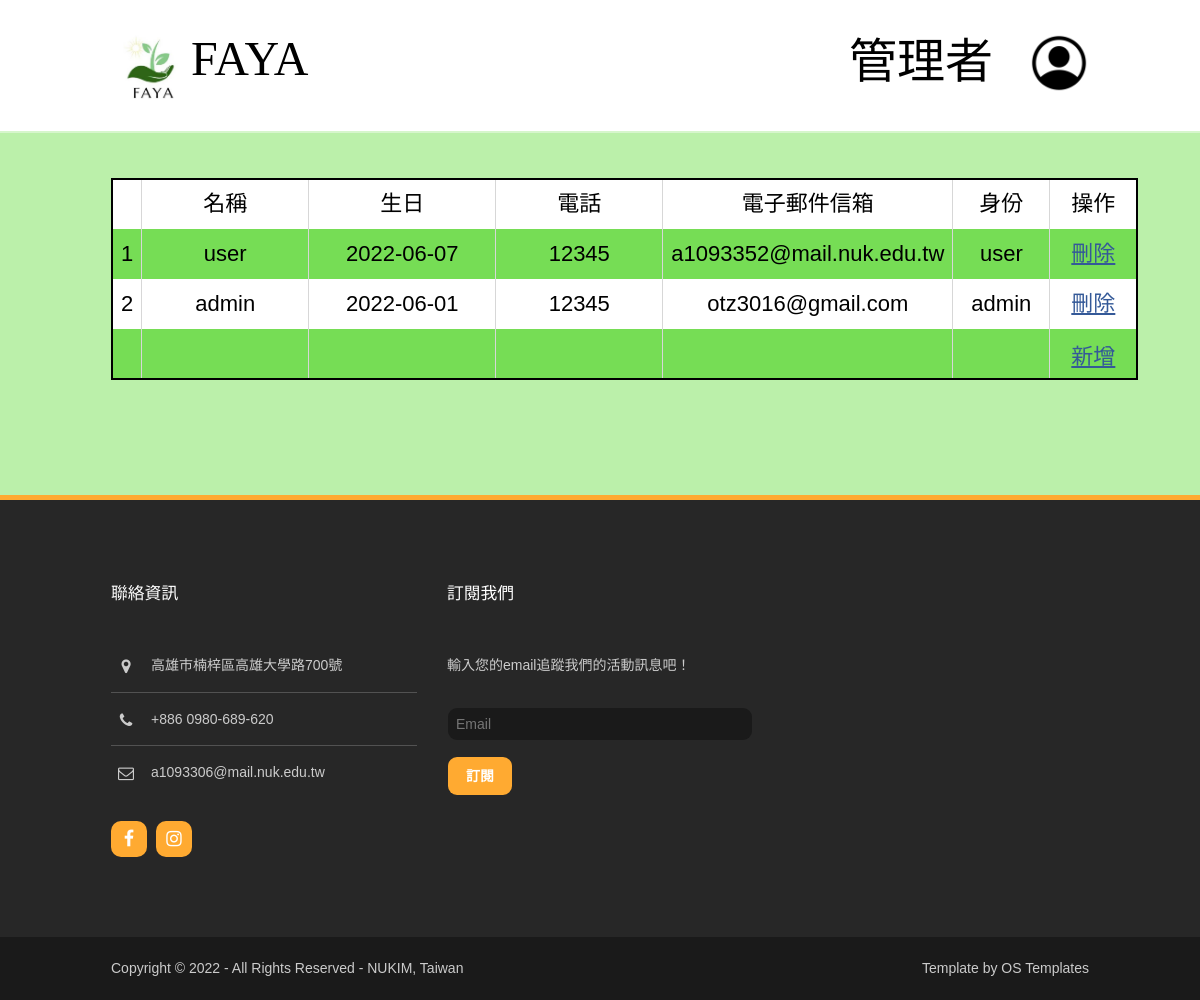
The page /final/accountManagement.php on the database its author committed.
### tables this page shows
CREATE TABLE `user` (
  `uNo` int(10) NOT NULL,
  `uName` varchar(20) NOT NULL,
  `birthday` date NOT NULL,
  `tel` varchar(10) NOT NULL,
  `email` varchar(50) NOT NULL,
  `uPwd` varchar(20) NOT NULL,
  `uRole` varchar(10) NOT NULL,
  `uPhoto` varchar(100) NOT NULL
);

### final/accountManagement.php (the view, shortened to what this page needs)
<!DOCTYPE html>
<html>
<head>
<link href="layout/styles/layout.css" rel="stylesheet" type="text/css" media="all">
</head>
<body id="top">
<div  style="background:linear-gradient(180deg, #FFFFFF 0%, #FFFFFF 131px,#bbf0aa 131px,  #bbf0aa 100%);">
  <div class="wrapper row1">
    <header id="header" class="hoc clear">
      <div id="logo" class="fl_left">
        <h1 class="heading"><a href="#"><img src="img/FAYA_logo2.jpg" style="width:80px; height: 80px;"><font color="black" size="7">FAYA</font></a></h1>
      </div>
      <div class ="fl_right">
        <br/>
        <h1 class="heading"><font color="black" size="7">管理者&nbsp&nbsp&nbsp</font><a href="admin.php"><img class="heading" src="img/profile.png" style="width:60px; height: 60px;"></a></h1>
    </div>
    </header>
  </div>
      <br/><br/>
      <div class="hoc">
      <?php
        require("DBconnected.php");
        $SQL="SELECT * FROM user";
        if ($result=mysqli_query($link, $SQL)){
            echo "<table border='1' style='border:2px #000000 solid;' cellpadding='5'>";
            echo "<td class='tdBlack'></td>";
            echo "<td class='tdBlack'>名稱</td>";
            echo "<td class='tdBlack'>生日</td>";
            echo "<td class='tdBlack'>電話</td>";
            echo "<td class='tdBlack'>電子郵件信箱</td>";
            echo "<td class='tdBlack'>身份</td>";
            echo "<td class='tdBlack'>操作</td>";
            $i = 1;
            while($row=mysqli_fetch_assoc($result)){
                echo "<tr>";
                echo "<td class='tdBlack'>".($i++)."</td>";
                echo "<td class='tdBlack'>".$row["uName"]."</td>";
                echo "<td class='tdBlack'>".$row["birthday"]."</td>";
                echo "<td class='tdBlack'>".$row["tel"]."</td>";
                echo "<td class='tdBlack'>".$row["email"]."</td>";
                echo "<td class='tdBlack'>".$row["uRole"]."</td>";
                echo "<td class='tdBlack'><a href='deleteUser.php?uNo=".$row["uNo"]."'' style='color: #345998;width:15%;'><u>刪除</u></a></td>";
                echo "</tr>";
            }
            echo "<form action='addUser.php' method = 'post' style = 'width: 100%;' enctype = 'multipart/form-data'>";
            echo "<tr>
                <td></td>
                <td class='tdBlack'><input type='text' class='input1' style='width: 150px;' name='uName' required></td>
                <td class='tdBlack'><input type='text' class='input1' style='width: 170px;' name='birthday' onfocus=(this.type='date') id='date'></td>
                <td class='tdBlack'><input type='text' class='input1' style='width: 150px;' name='tel' required></td>
                <td class='tdBlack'><input type='text' class='input1' style='width: 220px;' name='email' required></td>
                <td class='tdBlack'><input type='text' class='input1' style='width: 80px;' name='uRole' required></td>
                <td class='tdBlack'><button type='submit' style='width:70px;color: #345998; border:0;background-color: rgba(0, 0, 0, 0);cursor:pointer;'><u>新增</u></button></td></tr>";
            echo "</table>";
        }
    ?>
    </div>
    <div class="inspace-50"></div>
  </div>
<div class="wrapper row4">
  <footer id="footer" class="hoc clear">
    <div class="one_third first">
      <h6 class="heading">聯絡資訊</h6>
      <ul class="nospace btmspace-30 linklist contact">
        <li><i class="fa fa-map-marker"></i>
          <address>
          高雄市楠梓區高雄大學路700號
          </address>
        </li>
        <li><i class="fa fa-phone"></i> +886 0980-689-620</li>
        <li><i class="fa fa-envelope-o"></i> a1093306@mail.nuk.edu.tw</li>
      </ul>
      <ul class="faico clear">
        <li><a class="faicon-facebook" href="https://www.facebook.com/FAYA-100346345957025"><i class="fa fa-facebook"></i></a></li>
        <li><a class="faicon-instagram" href="https://www.instagram.com/faya_npo/"><i class="fa fa-instagram"></i></a></li>
      </ul>
    </div>
    <div class="one_third">
      <h6 class="heading">訂閱我們</h6>
      <p class="nospace btmspace-30">輸入您的email追蹤我們的活動訊息吧！</p>
      <form method="post" action="mailSend.php">
        <fieldset>
          <input class="btmspace-15" type="text" name="email" placeholder="Email">
          <button type="submit" value="subscribe">訂閱</button>
        </fieldset>
      </form>
    </div>
  </footer>
</div>
<div class="wrapper row5">
  <div id="copyright" class="hoc clear">
    <p class="fl_left">Copyright &copy; 2022 - All Rights Reserved - <a href="https://im.nuk.edu.tw/" target="_blank">NUKIM, Taiwan</a></p>
    <p class="fl_right">Template by <a target="_blank" href="http://www.os-templates.com/" title="Free Website Templates">OS Templates</a></p>
  </div>
</div>
</body>
</html>

### final/layout/styles/layout.css (style rules this page uses)
.row4 { border-top:5px solid; }
#header #logo { margin:30px 0 0 0; }
#header #logo h1 { margin:0; padding:0; font-size:22px; }
#footer { padding:80px 0; }
#footer .heading { margin-bottom:50px; font-size:1.2rem; }
#footer .linklist li { display:block; margin-bottom:15px; padding:0 0 15px 0; border-bottom:1px solid; }
#footer .linklist li:last-child { margin:0; padding:0; border:none; }
#footer .linklist li::before, #footer .linklist li::after { display:table; content:""; }
#footer .linklist li, #footer .linklist li::after { clear:both; }
#footer .contact.linklist li, #footer .contact.linklist li:last-child { position:relative; padding-left:40px; }
#footer .contact li * { margin:0; padding:0; line-height:1.6; }
#footer .contact li i { display:block; position:absolute; top:0; left:0; width:30px; font-size:16px; text-align:center; }
#footer input, #footer button { border:1px solid; }
#footer input { display:inline; width:100%; padding:8px; }
#footer button { padding:8px 18px 10px; text-transform:uppercase; font-weight:700; cursor:pointer; }
#copyright { padding:20px 0; }
#copyright * { margin:0; padding:0; }
*, *::before, *::after { transition:all .3s ease-in-out; }
.btn, .icon, #footer input, #footer button, #backtotop, .faico a, .elements li { border-radius:10px; background-clip:padding-box; }
table, th, td { border:1px solid; border-collapse:collapse; vertical-align:top; }
table, th { table-layout:auto; }
table { width:100%; margin-bottom:15px; }
th, td { padding:5px 8px; }
td { border-width:0 1px; }
.faico { margin:0; padding:0; list-style:none; }
.faico li { display:inline-block; margin:8px 5px 0 0; padding:0; line-height:normal; }
.faico li:last-child { margin-right:0; }
.faico a { display:inline-block; width:36px; height:36px; line-height:36px; font-size:18px; text-align:center; }
.faico a { color:#FFFFFF; background-color:#FFAA31; }
body { color:#CBCBCB; background-color:#1A1A1A; }
a { color:#000000; }
.row1 { color:#FFFFFF; background-color:rgba(255,255,255,.4); }
.row4 { color:#CBCBCB; background-color:#272727; border-color:#FFAA31; }
.row5, .row5 a { color:#CBCBCB; background-color:#1A1A1A; }
#header #logo a { color:inherit; }
#footer .heading { color:#FFFFFF; }
#footer .linklist li { border-color:rgba(255,255,255,.2); }
#footer input, #footer button { border-color:transparent; }
#footer input { color:#FFFFFF; background-color:#1A1A1A; }
#footer button { color:#FFFFFF; background-color:#FFAA31; }
table, th, td, #comments .avatar, #comments , #comments textarea { border-color:#D7D7D7; }
tr, #comments li, #comments input[type="submit"], #comments input[type="reset"] { color:inherit; background-color:#FBFBFB; }
tr:nth-child(even), #comments li:nth-child(even) { color:inherit; background-color:#F7F7F7; }
table a, #comments a { background-color:inherit; }
@media screen and (min-width:978px) { .hoc, .split { max-width:978px; } }

### final/accountManagement.php (style rules this page uses)
tr:nth-of-type(even) { background-color: #76dd55; vertical-align:middle; }
tr:nth-of-type(odd) { background-color: #FFFFFF; vertical-align:middle; }
tr { width: 180px; height: 50px; vertical-align:middle; }
.tdBlack { font-size: 22px; color:black; vertical-align:middle; text-align:center; overflow:hidden; }
.input1 { border: 0; outline:none; background-color: rgba(0, 0, 0, 0); color:#000; }

### rows shown on the page
user: uName "user", birthday "2022-06-07", tel "12345", email "a1093352@mail.nuk.edu.tw", uRole "user"
user: uName "admin", birthday "2022-06-01", tel "12345", email "otz3016@gmail.com", uRole "admin"
